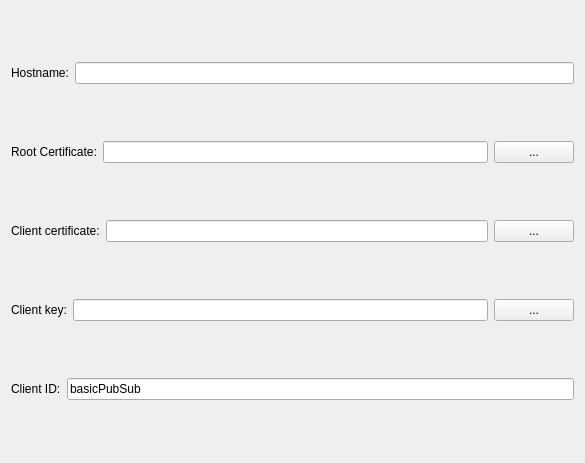
<?xml version="1.0" encoding="UTF-8"?>
<ui version="4.0">
 <class>AWSConfiguration</class>
 <widget class="QWidget" name="AWSConfiguration">
  <property name="geometry">
   <rect>
    <x>0</x>
    <y>0</y>
    <width>585</width>
    <height>463</height>
   </rect>
  </property>
  <property name="windowTitle">
   <string>dsf</string>
  </property>
  <layout class="QVBoxLayout" name="verticalLayout">
   <item>
    <layout class="QHBoxLayout" name="horizontalLayout_4">
     <item>
      <widget class="QLabel" name="label">
       <property name="text">
        <string>Hostname:</string>
       </property>
      </widget>
     </item>
     <item>
      <widget class="QLineEdit" name="hostEdit"/>
     </item>
    </layout>
   </item>
   <item>
    <layout class="QHBoxLayout" name="horizontalLayout_3">
     <item>
      <widget class="QLabel" name="label_2">
       <property name="text">
        <string>Root Certificate:</string>
       </property>
      </widget>
     </item>
     <item>
      <widget class="QLineEdit" name="rootCertEdit"/>
     </item>
     <item>
      <widget class="QPushButton" name="rootCertButton">
       <property name="text">
        <string>...</string>
       </property>
      </widget>
     </item>
    </layout>
   </item>
   <item>
    <layout class="QHBoxLayout" name="horizontalLayout_2">
     <item>
      <widget class="QLabel" name="label_3">
       <property name="text">
        <string>Client certificate:</string>
       </property>
      </widget>
     </item>
     <item>
      <widget class="QLineEdit" name="localCertEdit"/>
     </item>
     <item>
      <widget class="QPushButton" name="localCertButton">
       <property name="text">
        <string>...</string>
       </property>
      </widget>
     </item>
    </layout>
   </item>
   <item>
    <layout class="QHBoxLayout" name="horizontalLayout">
     <item>
      <widget class="QLabel" name="label_4">
       <property name="text">
        <string>Client key:</string>
       </property>
      </widget>
     </item>
     <item>
      <widget class="QLineEdit" name="localKey"/>
     </item>
     <item>
      <widget class="QPushButton" name="localKeyButton">
       <property name="text">
        <string>...</string>
       </property>
      </widget>
     </item>
    </layout>
   </item>
   <item>
    <layout class="QHBoxLayout" name="horizontalLayout_5">
     <item>
      <widget class="QLabel" name="label_5">
       <property name="text">
        <string>Client ID:</string>
       </property>
      </widget>
     </item>
     <item>
      <widget class="QLineEdit" name="clientEdit">
       <property name="text">
        <string>basicPubSub</string>
       </property>
      </widget>
     </item>
    </layout>
   </item>
  </layout>
 </widget>
 <resources/>
 <connections/>
</ui>
